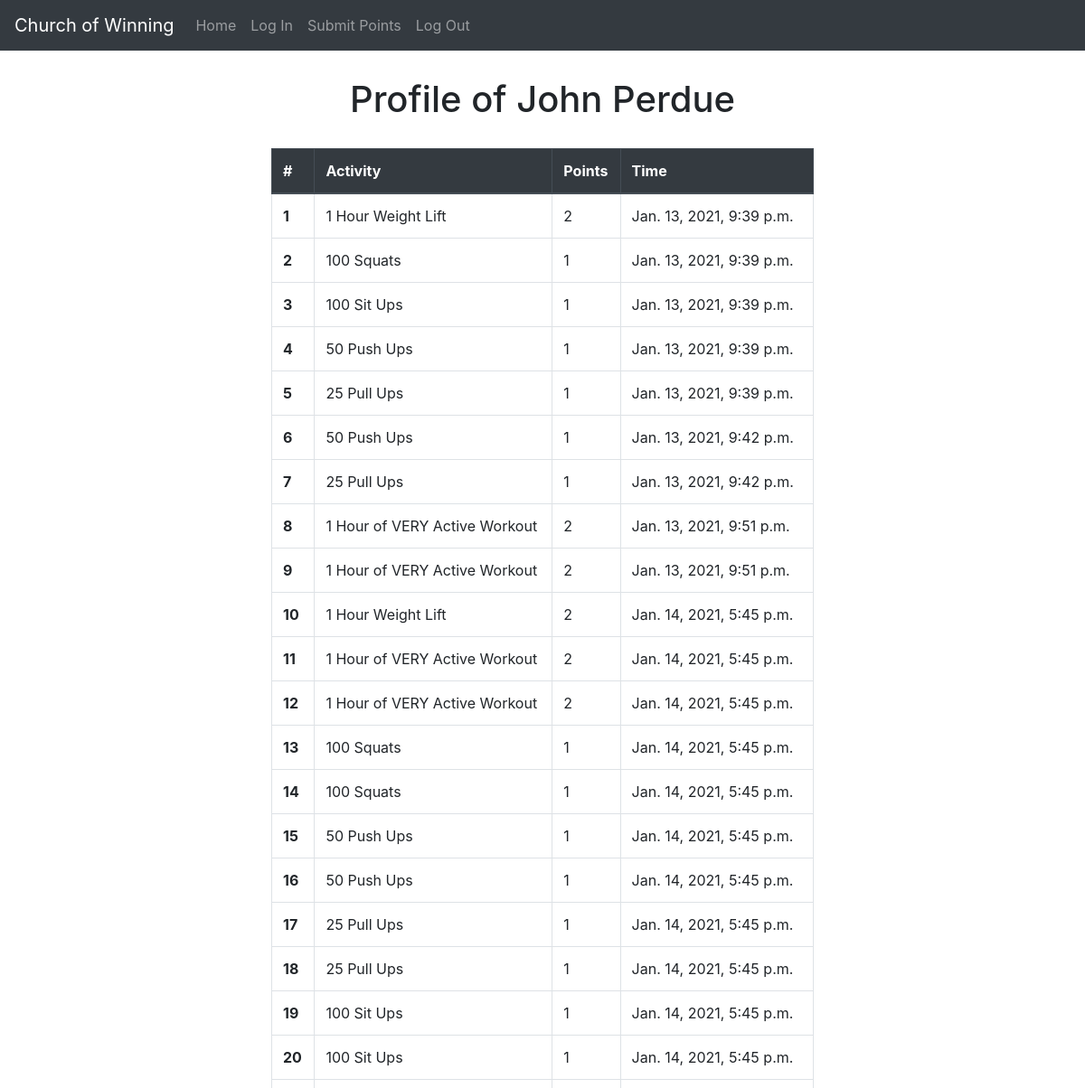
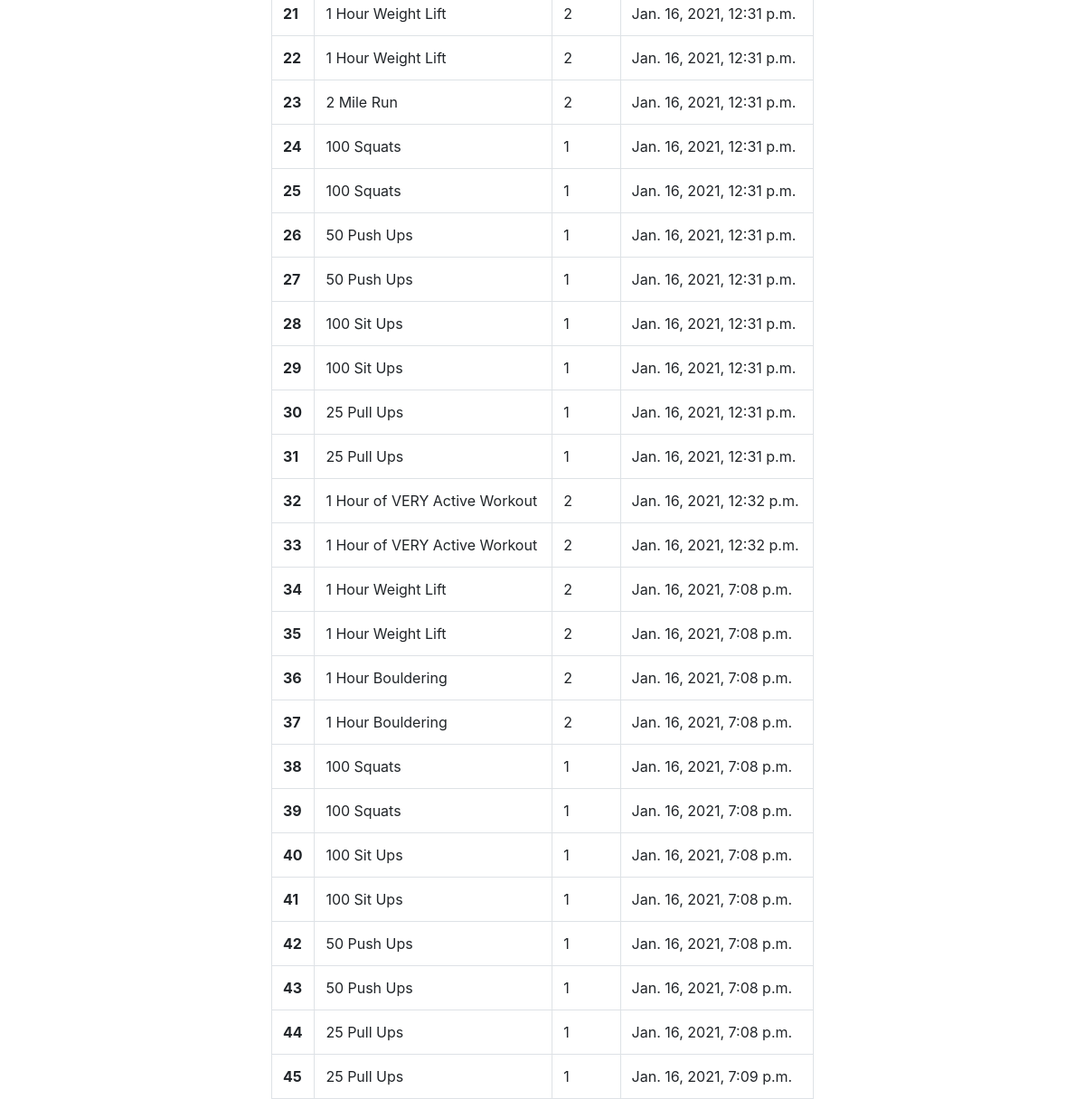
The page /profile/21 on the database its author committed (2 pictures, top to bottom).
### main/models.py (models this page shows)
class Entry(models.Model):
    id = models.AutoField(primary_key=True)
    category  = models.ForeignKey(Category, on_delete=models.CASCADE)
    time = models.TimeField(auto_now=True)
    date = models.DateTimeField(auto_now_add=True)
    date.editable=True
    time.editable=True
    player = models.ForeignKey(Player, on_delete=models.CASCADE, default=None)
    def __str__(self):
        return f"{self.category} by {self.player}"

class Category(models.Model):
    id = models.AutoField(primary_key=True)
    name = models.CharField(max_length=40)
    points = models.IntegerField(default=0)
    def __str__(self):
        return f"{self.name} | {self.points} points"

### main/views.py (the view)
# urls.py: path('profile/<int:id>', views.playerProfile)
def playerProfile(request, id):
    print(id)
    player = Player.objects.filter(id=id).first()
    print(player)
    entries = Entry.objects.filter(player=player).all()
    print(entries)
    return render(request, "playerProfile.html", {
        'name': 'Profile of ' + player.firstname + ' ' + player.lastname,
        'entries': entries
    })

### main/models.py (called while the page is built)
    def __str__(self):
        return f"{self.firstname} {self.lastname}"

### fitness/templates/playerProfile.html (shortened to what this page needs)
{% extends "layout.html" %}
{% block body %}
  <div style="margin-top:30px;"><h1 style="text-align: center;">{{name}}</h1></div>
  <table class="table table-bordered" style="width:50%;margin:auto;margin-top:30px">
    <thead class="thead-dark">
      <tr>
        <th scope="col">#</th>
        <th scope="col">Activity</th>
        <th scope="col">Points</th>
        <th scope="col">Time</th>
      </tr>
    </thead>
    <tbody>
      {% for e in entries%}
        <tr>
          <th scope="row">{{forloop.counter}}</th>
          <td>{{e.category.name}}</a> </td>
          <td>{{e.category.points}}</td>
          <td>{{e.date}}</td>
        </tr>
      {% endfor %}
    </tbody>
  </table>
{% endblock %}

### rows shown on the page
Entry: category.name "1 Hour Weight Lift", category.points "2", date "Jan. 13, 2021, 9:39 p.m."
Entry: category.name "100 Squats", category.points "1", date "Jan. 13, 2021, 9:39 p.m."
Entry: category.name "100 Sit Ups", category.points "1", date "Jan. 13, 2021, 9:39 p.m."
Entry: category.name "50 Push Ups", category.points "1", date "Jan. 13, 2021, 9:39 p.m."
Entry: category.name "25 Pull Ups", category.points "1", date "Jan. 13, 2021, 9:39 p.m."
Entry: category.name "50 Push Ups", category.points "1", date "Jan. 13, 2021, 9:42 p.m."
Entry: category.name "25 Pull Ups", category.points "1", date "Jan. 13, 2021, 9:42 p.m."
Entry: category.name "1 Hour of VERY Active Workout", category.points "2", date "Jan. 13, 2021, 9:51 p.m."
Entry: category.name "1 Hour of VERY Active Workout", category.points "2", date "Jan. 13, 2021, 9:51 p.m."
Entry: category.name "1 Hour Weight Lift", category.points "2", date "Jan. 14, 2021, 5:45 p.m."
Entry: category.name "1 Hour of VERY Active Workout", category.points "2", date "Jan. 14, 2021, 5:45 p.m."
Entry: category.name "1 Hour of VERY Active Workout", category.points "2", date "Jan. 14, 2021, 5:45 p.m."
Entry: category.name "100 Squats", category.points "1", date "Jan. 14, 2021, 5:45 p.m."
Entry: category.name "100 Squats", category.points "1", date "Jan. 14, 2021, 5:45 p.m."
Entry: category.name "50 Push Ups", category.points "1", date "Jan. 14, 2021, 5:45 p.m."
Entry: category.name "50 Push Ups", category.points "1", date "Jan. 14, 2021, 5:45 p.m."
Entry: category.name "25 Pull Ups", category.points "1", date "Jan. 14, 2021, 5:45 p.m."
Entry: category.name "25 Pull Ups", category.points "1", date "Jan. 14, 2021, 5:45 p.m."
Entry: category.name "100 Sit Ups", category.points "1", date "Jan. 14, 2021, 5:45 p.m."
Entry: category.name "100 Sit Ups", category.points "1", date "Jan. 14, 2021, 5:45 p.m."
Entry: category.name "1 Hour Weight Lift", category.points "2", date "Jan. 16, 2021, 12:31 p.m."
Entry: category.name "1 Hour Weight Lift", category.points "2", date "Jan. 16, 2021, 12:31 p.m."
Entry: category.name "2 Mile Run", category.points "2", date "Jan. 16, 2021, 12:31 p.m."
Entry: category.name "100 Squats", category.points "1", date "Jan. 16, 2021, 12:31 p.m."
Entry: category.name "100 Squats", category.points "1", date "Jan. 16, 2021, 12:31 p.m."
Entry: category.name "50 Push Ups", category.points "1", date "Jan. 16, 2021, 12:31 p.m."
Entry: category.name "50 Push Ups", category.points "1", date "Jan. 16, 2021, 12:31 p.m."
Entry: category.name "100 Sit Ups", category.points "1", date "Jan. 16, 2021, 12:31 p.m."
Entry: category.name "100 Sit Ups", category.points "1", date "Jan. 16, 2021, 12:31 p.m."
Entry: category.name "25 Pull Ups", category.points "1", date "Jan. 16, 2021, 12:31 p.m."
Entry: category.name "25 Pull Ups", category.points "1", date "Jan. 16, 2021, 12:31 p.m."
Entry: category.name "1 Hour of VERY Active Workout", category.points "2", date "Jan. 16, 2021, 12:32 p.m."
Entry: category.name "1 Hour of VERY Active Workout", category.points "2", date "Jan. 16, 2021, 12:32 p.m."
Entry: category.name "1 Hour Weight Lift", category.points "2", date "Jan. 16, 2021, 7:08 p.m."
Entry: category.name "1 Hour Weight Lift", category.points "2", date "Jan. 16, 2021, 7:08 p.m."
Entry: category.name "1 Hour Bouldering", category.points "2", date "Jan. 16, 2021, 7:08 p.m."
Entry: category.name "1 Hour Bouldering", category.points "2", date "Jan. 16, 2021, 7:08 p.m."
Entry: category.name "100 Squats", category.points "1", date "Jan. 16, 2021, 7:08 p.m."
Entry: category.name "100 Squats", category.points "1", date "Jan. 16, 2021, 7:08 p.m."
Entry: category.name "100 Sit Ups", category.points "1", date "Jan. 16, 2021, 7:08 p.m."
Entry: category.name "100 Sit Ups", category.points "1", date "Jan. 16, 2021, 7:08 p.m."
Entry: category.name "50 Push Ups", category.points "1", date "Jan. 16, 2021, 7:08 p.m."
Entry: category.name "50 Push Ups", category.points "1", date "Jan. 16, 2021, 7:08 p.m."
Entry: category.name "25 Pull Ups", category.points "1", date "Jan. 16, 2021, 7:08 p.m."
Entry: category.name "25 Pull Ups", category.points "1", date "Jan. 16, 2021, 7:09 p.m."

### other values the page prints
{{ name }} "Profile of John Perdue"
